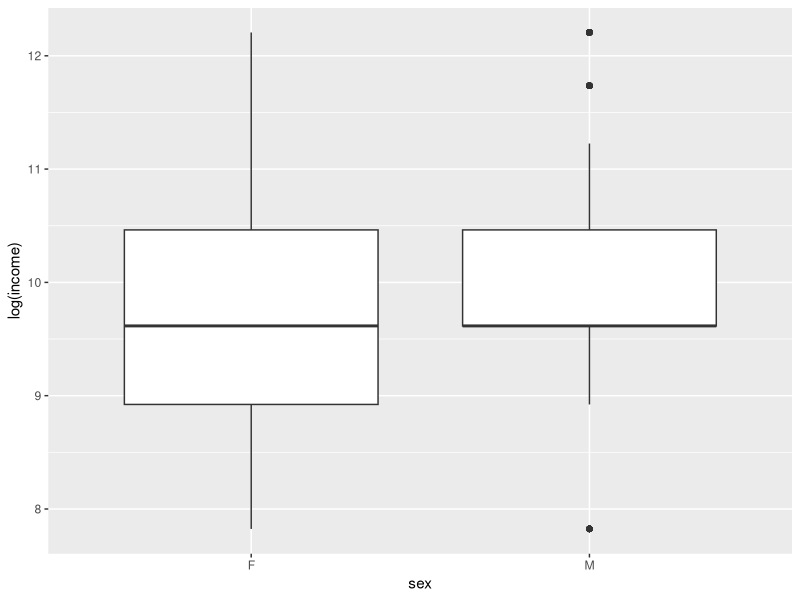
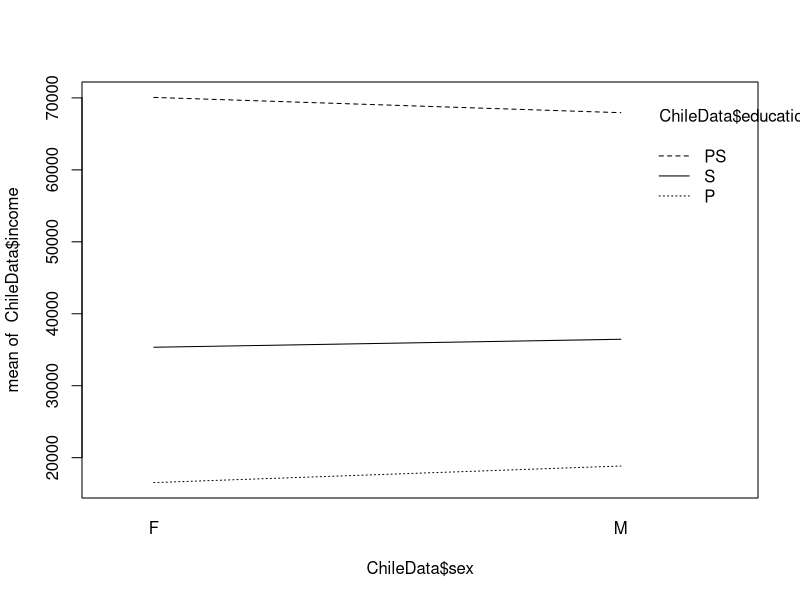

These figures' R source, in order:
## ---- chunk 1
library(car)
Chile[1:10,]
str(Chile)
## ---- chunk 2
library(dplyr)
ChileData = filter(Chile, !is.na(vote), !is.na(education), !is.na(age), !is.na(income))
## ---- chunk 3
votebyed <- table(ChileData$education, ChileData$vote)
votebyed
chisq.test(votebyed)

## ---- chunk 4
library(ggplot2)
qplot(x=sex, y= log(income), data=ChileData, geom='boxplot')
## ---- chunk 5
fit1 <- lm(income~sex, data = ChileData)
fit0 <- lm(income ~ 1, data=ChileData)
anova(fit0, fit1)
## ---- chunk 6
fit2 <- lm(income~sex + education, data=ChileData)
fit3 <- lm(income~education, data=ChileData)
anova(fit3, fit2)
## ---- chunk 7
interaction.plot(ChileData$sex, ChileData$education, ChileData$income)
fit3 <- lm(income~sex *education, data=ChileData)
anova(fit3, fit2)
## ---- chunk 8
fit4 <- lm(income~age, data=ChileData)
summary(fit4)
## ---- chunk 9
fit5 <- lm(income~age + education, data=ChileData)
anova(fit4,fit5)
